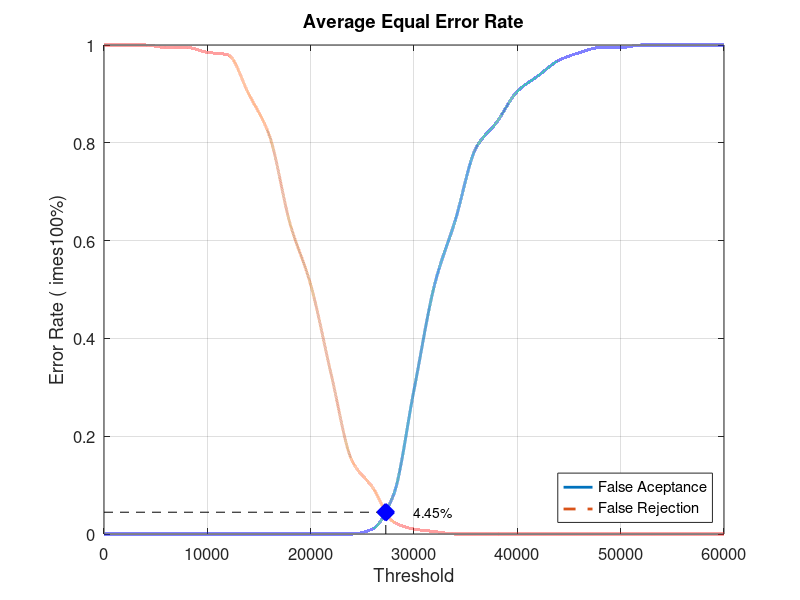
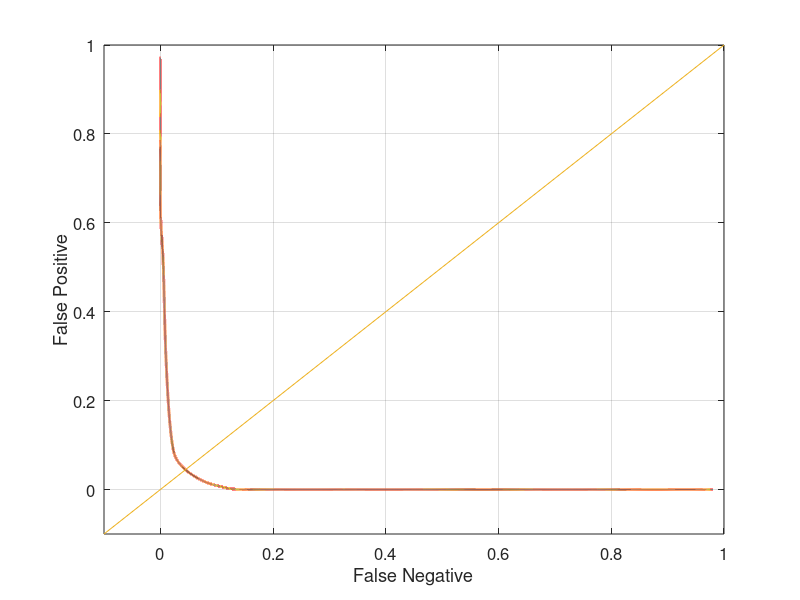

These figures' MATLAB source, in order:
close all;
clear;
clc;
x = 0:2000:60000;
xq = 0:0.5:60000;

y0 = [0 0 0 0 0 0 0 0 0 0 0 0 0 0.0105263 0.0789474 0.294737 0.510526 0.642105 0.789474 0.842105 0.905263 0.936842 0.968421 0.984211 0.994737 0.994737 1 1 1 1 1]
yy0 = interp1(x, y0, xq, 'pchip');
y1 = [1 1 1 0.995 0.995 0.985 0.98 0.9 0.815 0.635 0.51 0.325 0.15 0.095 0.025 0.01 0.005 0 0 0 0 0 0 0 0 0 0 0 0 0 0]
yy1 = interp1(x, y1, xq, 'pchip');

% Calculating EER: 
y2 = abs(y0 - y1);
find(y2 == min(y2))
yy2 = abs(yy0 - yy1);
xEER = find(yy2 == min(yy2));
xEERIndex = xq(xEER) % X-axis EER
yEER = yy0(xEER) % Y-axis EER

main = figure
plot(xq, yy0,'-','LineWidth', 2);	hold on
plot(xq, yy1,'--','LineWidth', 2);	hold on
plot([xEERIndex xEERIndex], [0 yEER], 'k--');	hold on
plot([0 xEERIndex], [yEER yEER], 'k--');	hold on
plot(xEERIndex, yEER, 'bx', 'LineWidth', 10);	hold on
text(xEERIndex + 10 * xEERIndex / 100, yEER, [num2str(round((10000 * yEER)) / 100) '%'])
legend('False Aceptance', 'False Rejection', 'Location', 'SouthEast')
xlabel('Threshold')
ylabel('Error Rate (	imes100%)')
title('Average Equal Error Rate')
set(gca, 'FontSize', 12)
axis([0 60000 0 1])
grid on

print(main, 'Database5_4Main', '-dpng');
FNRxFPR = figure('Color', [1 1 1]);
plot(yy1, yy0, '-', yy1, yy0, 'LineWidth', 2);
hold on
y = -0.1:0.1:1
plot(y, y); 
set(gca, 'FontSize', 12)
xlabel('False Negative')
ylabel('False Positive')
axis([-0.1 1 -0.1 1])
set(gca, 'FontSize', 12)
grid on

print(FNRxFPR, 'Database5_4FNRxFPR','-dpng');
